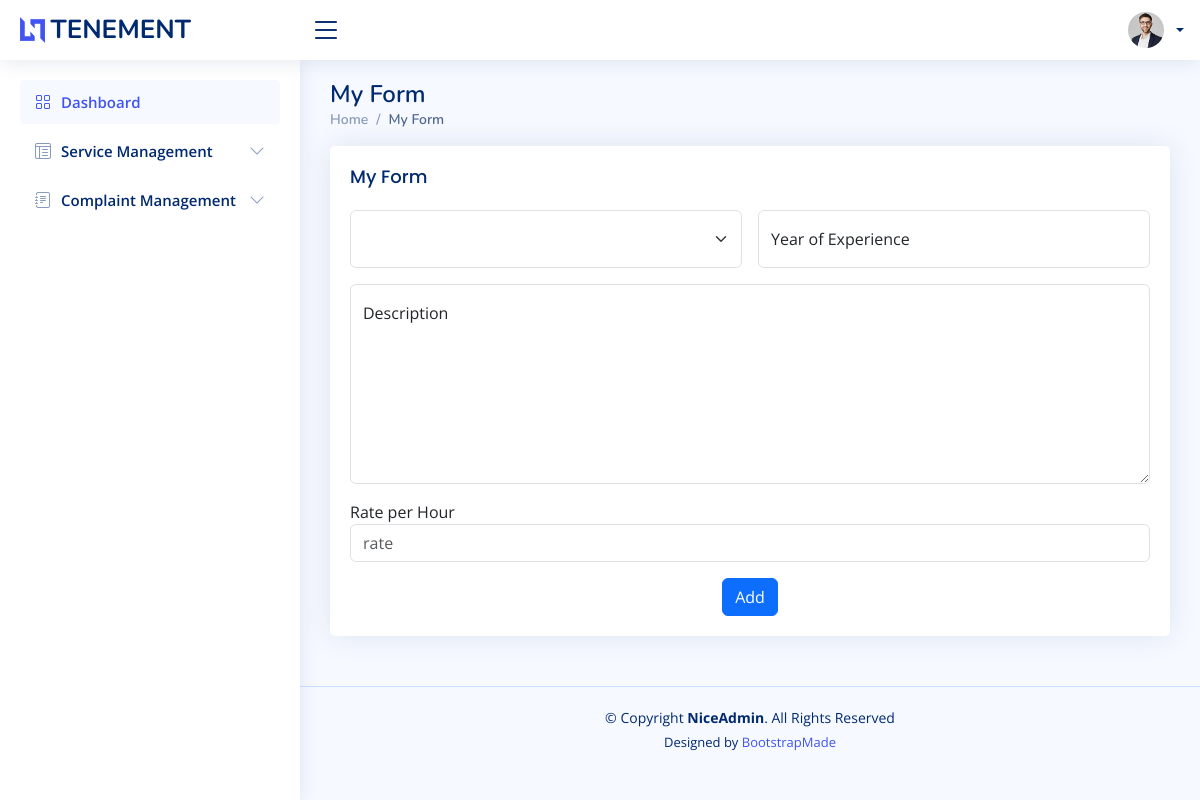
The app's page /employee/editform.php, older data.
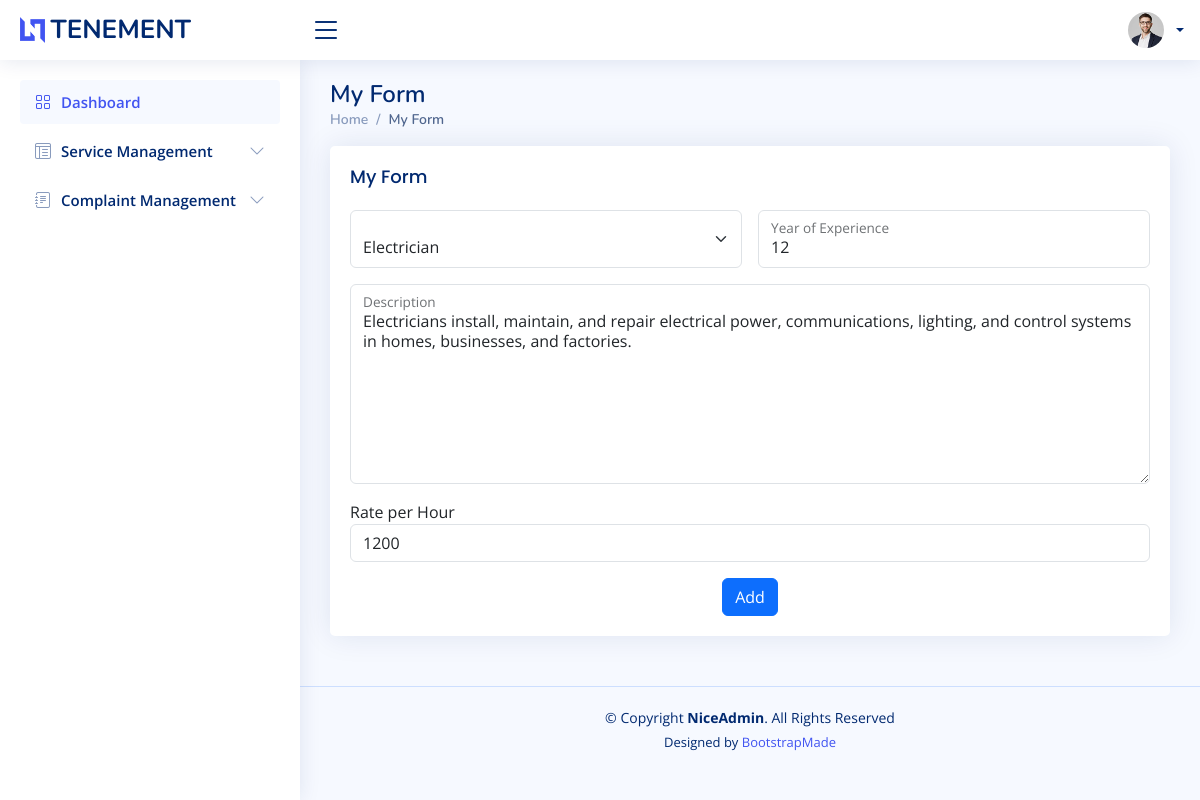
The same page, newer data.
### tables this page shows
CREATE TABLE `addservice` (
  `serviceid` int(100) NOT NULL,
  `services` varchar(100) NOT NULL,
  `description` varchar(500) NOT NULL,
  `experience` varchar(100) NOT NULL,
  `rate` varchar(100) NOT NULL
);

### connect.php (called while the page is built, shortened)
<?php
$dbname="tenement";
$conn=mysqli_connect("localhost","root","",$dbname);
function select_data($sql)
{
  global $conn;
  $res = mysqli_query($conn, $sql);
  if ($res)
    return $res;
  else
    return False;
}
?>

### employee/editform.php (the view, shortened to what this page needs)
<?php
require 'header.php';
?>
<main id="main" class="main">
  <div class="pagetitle">
    <h1>My Form</h1>
    <nav>
      <ol class="breadcrumb">
        <li class="breadcrumb-item"><a href="index.php">Home</a></li>
        <li class="breadcrumb-item active">My Form</li>
      </ol>
    </nav>
  </div>
  <section class="section profile">
    <div class="row">
      <div class="col-xl-12">
        <div class="card">
          <div class="card-body">
            <h5 class="card-title">My Form</h5>
            <form class="row g-3" action="" method="post" enctype="multipart/form-data">
            <?php
            $sql1="SELECT * FROM `addservice`";
            $data=select_data($sql1);
            $row1=mysqli_fetch_assoc($data);
            ?>
            <div class="col-md-6">
          <div class="col-md-12">
          <div class="form-floating">
            <select class="form-select" id="services" aria-label="services" name="services" value="<?php echo $row1['services']; ?>">
  <?php
  $sql = "SELECT services from items";
  $data = select_data($sql);
  while ($row = mysqli_fetch_assoc($data)) {
    echo '<option value="' . $row['services'] . '">' . $row['services'] . '</option>';
  }
  ?>
</select>
</div>
</div>
</div>
<div class="col-md-6">
                <div class="form-floating">
                  <input type="number" class="form-control" name="experience" placeholder="experience" value="<?php echo $row1['experience']; ?>">
                  <label for="experience">Year of Experience</label>
                </div>
              </div>
              <div class="col-12">
                  <div class="form-floating">
                  <textarea class="form-control" placeholder="Description" name="description" style="height: 200px;"><?php echo $row1['description']; ?></textarea>
                    <label for="description">Description</label>
                  </div>
                </div>
<div class="col-md-12">
                <div>
                <label for="rateperhour">Rate per Hour</label>
                  <input type="number" class="form-control" name="rate" placeholder="rate" value="<?php echo $row1['rate']; ?>">
                </div>
              </div>
              <div class="text-center">
                <input type="submit" class="btn btn-primary" value="Add">
              </div>
            </form>
          </div>
        </div>
      </div>
</div>
  </section>
</main>

### employee/header.php (shortened to what this page needs)
<?php
require '../connect.php';
$email=$_SESSION['email'];
$sql="SELECT * from employee_register where email='$email'";
$data=select_data($sql);
$user=mysqli_fetch_assoc($data);
?>
<!DOCTYPE html>
<html lang="en">
<head>
  <link href="assets/vendor/bootstrap/css/bootstrap.min.css" rel="stylesheet">
  <link href="assets/vendor/bootstrap-icons/bootstrap-icons.css" rel="stylesheet">
  <link href="assets/vendor/boxicons/css/boxicons.min.css" rel="stylesheet">
  <link href="assets/vendor/quill/quill.snow.css" rel="stylesheet">
  <link href="assets/vendor/quill/quill.bubble.css" rel="stylesheet">
  <link href="assets/vendor/remixicon/remixicon.css" rel="stylesheet">
  <link href="assets/vendor/simple-datatables/style.css" rel="stylesheet">
  <link href="assets/css/style.css" rel="stylesheet">
</head>
<body>
  <header id="header" class="header fixed-top d-flex align-items-center">
    <div class="d-flex align-items-center justify-content-between">
      <a href="index.html" class="logo d-flex align-items-center">
        <img src="assets/img/logo.png" alt="">
        <span class="d-none d-lg-block">TENEMENT</span>
      </a>
      <i class="bi bi-list toggle-sidebar-btn"></i>
    </div>
    <nav class="header-nav ms-auto">
      <ul class="d-flex align-items-center">
        <li class="nav-item dropdown pe-3">
          <a class="nav-link nav-profile d-flex align-items-center pe-0" href="#" data-bs-toggle="dropdown">
            <img src="assets/img/profile-img.jpg" alt="Profile" class="rounded-circle">
            <span class="d-none d-md-block dropdown-toggle ps-2"><?php echo $user['fname'];?> <?php echo $user['lname'];?></</span>
          </a>
        </li>
      </ul>
    </nav>
  </header>
  <aside id="sidebar" class="sidebar">
    <ul class="sidebar-nav" id="sidebar-nav">
      <li class="nav-item">
        <a class="nav-link " href="index.php">
          <i class="bi bi-grid"></i>
          <span>Dashboard</span>
        </a>
      </li>
      <li class="nav-item">
        <a class="nav-link collapsed" data-bs-target="#tables-nav" data-bs-toggle="collapse" href="#">
          <i class="bi bi-layout-text-window-reverse"></i><span>Service Management</span><i class="bi bi-chevron-down ms-auto"></i>
        </a>
      </li>
      <li class="nav-item">
        <a class="nav-link collapsed" data-bs-target="#forms-nav" data-bs-toggle="collapse" href="#">
          <i class="bi bi-journal-text"></i><span>Complaint Management</span><i class="bi bi-chevron-down ms-auto"></i>
        </a>
      </li>
    </ul>
  </aside>

### employee/assets/css/style.css (style rules this page uses)
:root { scroll-behavior: smooth; }
body { font-family: "Open Sans", sans-serif; background: #f6f9ff; color: #444444; }
a { color: #4154f1; text-decoration: none; }
h1, h2, h3, h4, h5, h6 { font-family: "Nunito", sans-serif; }
#main { margin-top: 60px; padding: 20px 30px; transition: all 0.3s; }
.pagetitle { margin-bottom: 10px; }
.pagetitle h1 { font-size: 24px; margin-bottom: 0; font-weight: 600; color: #012970; }
.card { margin-bottom: 30px; border: none; border-radius: 5px; box-shadow: 0px 0 30px rgba(1, 41, 112, 0.1); }
.card-title { padding: 20px 0 15px 0; font-size: 18px; font-weight: 500; color: #012970; font-family: "Poppins", sans-serif; }
.card-body { padding: 0 20px 20px 20px; }
.breadcrumb { font-size: 14px; font-family: "Nunito", sans-serif; color: #899bbd; font-weight: 600; }
.breadcrumb a { color: #899bbd; transition: 0.3s; }
.breadcrumb .breadcrumb-item::before { color: #899bbd; }
.breadcrumb .active { color: #51678f; font-weight: 600; }
.logo { line-height: 1; }
@media (min-width: 1200px) { .logo { width: 280px; } }
.logo img { max-height: 26px; margin-right: 6px; }
.logo span { font-size: 26px; font-weight: 700; color: #012970; font-family: "Nunito", sans-serif; }
.header { transition: all 0.5s; z-index: 997; height: 60px; box-shadow: 0px 2px 20px rgba(1, 41, 112, 0.1); background-color: #fff; padding-left: 20px; }
.header .toggle-sidebar-btn { font-size: 32px; padding-left: 10px; cursor: pointer; color: #012970; }
.header-nav ul { list-style: none; }
.header-nav > ul { margin: 0; padding: 0; }
.header-nav .nav-profile { color: #012970; }
.header-nav .nav-profile img { max-height: 36px; }
.header-nav .nav-profile span { font-size: 14px; font-weight: 600; }
.sidebar { position: fixed; top: 60px; left: 0; bottom: 0; width: 300px; z-index: 996; transition: all 0.3s; padding: 20px; overflow-y: auto; scrollbar-width: thin; scrollbar-color: #aab7cf transparent; box-shadow: 0px 0px 20px rgba(1, 41, 112, 0.1); background-color: #fff; }
@media (min-width: 1200px) { #main, #footer { margin-left: 300px; } }
.sidebar-nav { padding: 0; margin: 0; list-style: none; }
.sidebar-nav li { padding: 0; margin: 0; list-style: none; }
.sidebar-nav .nav-item { margin-bottom: 5px; }
.sidebar-nav .nav-link { display: flex; align-items: center; font-size: 15px; font-weight: 600; color: #4154f1; transition: 0.3; background: #f6f9ff; padding: 10px 15px; border-radius: 4px; }
.sidebar-nav .nav-link i { font-size: 16px; margin-right: 10px; color: #4154f1; }
.sidebar-nav .nav-link.collapsed { color: #012970; background: #fff; }
.sidebar-nav .nav-link.collapsed i { color: #899bbd; }
.sidebar-nav .nav-link .bi-chevron-down { margin-right: 0; transition: transform 0.2s ease-in-out; }
.footer { padding: 20px 0; font-size: 14px; transition: all 0.3s; border-top: 1px solid #cddfff; }
.footer .copyright { text-align: center; color: #012970; }
.footer .credits { padding-top: 5px; text-align: center; font-size: 13px; color: #012970; }

Row changes from the older to the newer data that the page shows:
added addservice: experience "12", description "Electricians install, maintain, and repair electrical power, communications, lighting, and control systems in homes, businesses, and factories.", rate "1200"
Text that changed along with them:
form field services: (not shown) → "Electrician"
